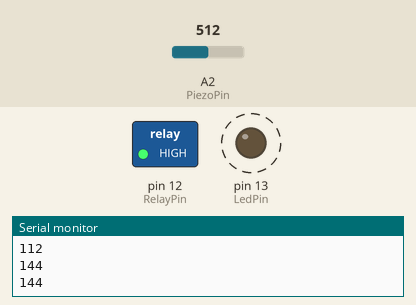
Recording of a sketch running on a simulated Arduino Uno, built with avr-gcc and run on an emulated ATmega328P. Shown: switched loads named in the sketch (green lamp = pin HIGH), output pins drawn as LEDs (lit = HIGH), the last lines printed to the serial monitor. Dashed ring = blinking. The inputs (shaded band) are chosen by the test bench; at power-on: A2 (PiezoPin) = 512. The audio player accepts every command and is not drawn.

Above: at 0.92 s.
1.3 s: A2 (PiezoPin) set to 5
At 1.54 s:
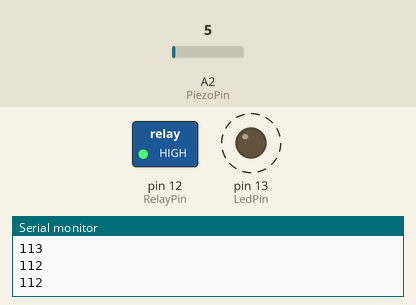
4.3 s: A2 (PiezoPin) set to 2
At 5.5 s:
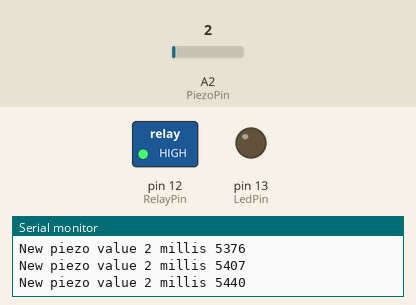
Timing chart, 0 to 7.3 s (numbered marks = the images above; inputs shaded):
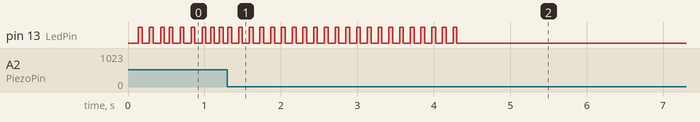

The sketch:

knock_door.ino
```cpp
#include <SoftwareSerial.h>
#include <DFPlayer_Mini_Mp3.h>


const int PiezoPin = A2;
const int LedPin = 13;
const int RelayPin = 12;

const long MinTimeBetweenKnocks = 100;
const long MaxTimeBetweenKnocks = 1500;

const int ThresholdValue = 3;
const int MaxKnocks = 5;

// Timestamps of the last 5 knocks.
long knockTimes[MaxKnocks];
int knockCount = 0;

void addKnock()
{
  if (knockCount >= MaxKnocks) {
    for (int i = 0; i < MaxKnocks - 1; ++i) {
      knockTimes[i] = knockTimes[i + 1];
    }
    --knockCount;
  }

  knockTimes[knockCount] = millis();
  ++knockCount;
}

long getLastKnockTime()
{
  if (knockCount == 0) {
    return 0;
  } else {
    return knockTimes[knockCount - 1];
  }
}

bool validateRythm()
{
  if (knockCount < MaxKnocks) {
    return false;
  }

  long d1 = knockTimes[1] - knockTimes[0];
  long d2 = knockTimes[2] - knockTimes[1];
  long d3 = knockTimes[3] - knockTimes[2];
  long d4 = knockTimes[4] - knockTimes[3];

  /*
  Durations between knocks must be approximately the following:
    d2 == d1 (mistake <= 1/5 d1)
    d3 == 4 * d1 / 9 (mistake <= 1/9 d1)
    d4 == 4 * d1 / 9 (mistake <= 1/9 d1)
  */

  Serial.println("Durations");
  Serial.println(d1);
  Serial.println(d2);
  Serial.println(d3);
  Serial.println(d4);

  if (d2 > (13 * d1 / 10) || d2 < (7 * d1 / 10)) {
    return false;
  }

  if (d3 > (5.5 * d1 / 8) || d3 < (2.5 * d1 / 8)) {
    return false;
  }

  if (d4 > (5.5 * d1 / 8) || d4 < (2.5 * d1 / 8)) {
    return false;
  }

  return true;
}

void setup ()
{
  Serial.begin(9600);
  mp3_set_serial(Serial);	//set softwareSerial for DFPlayer-mini mp3 module
  mp3_set_volume(30);
  pinMode(LedPin, OUTPUT); //просто так - лампочка
  pinMode(RelayPin, OUTPUT); //реле
  digitalWrite(RelayPin, HIGH);
}

void loop ()
{
  int value = analogRead(A2);
  if (value >= 1) {
    Serial.print("New piezo value ");
    Serial.print(value);
    Serial.print(" millis ");
    Serial.println(millis());
  }

  if (value > ThresholdValue && millis() - getLastKnockTime() > MinTimeBetweenKnocks) {
    Serial.println("Add knock");
    addKnock();

    digitalWrite(LedPin, HIGH);
    delay(50);
    digitalWrite(LedPin, LOW);

    if (validateRythm()) {
      Serial.println("Open door");
      knockCount = 0;
      digitalWrite(RelayPin, LOW);
      delay(5000);
      digitalWrite(RelayPin, HIGH);
    }
  }

  if (knockCount > 0 && millis() - getLastKnockTime() > MaxTimeBetweenKnocks) {
    // We consider only series of 2+ knocks to filter out noise.
    if (knockCount > 1) {
      Serial.println("Start gandalf");

      mp3_next();
      delay(5000); // гендальф не пускает
    }

    Serial.print("Reset knocks, count ");
    Serial.println(knockCount);
    knockCount=0;
  }
}
```

Measured:
- the behaviour switches between 4 and 3 on A2 (PiezoPin) (found by bisection; images 1 and 2)
- after the input at 1.3 s, pin 13 (LedPin): alternates HIGH for 0.05 s and LOW for 0.09 s, starting after 0.29 s
- after the input at 4.3 s, pin 13 (LedPin): goes on until 4.3 s, then stays LOW
- by itself, pin 13 (LedPin): alternates HIGH for 0.05 s and LOW for 0.09 s
